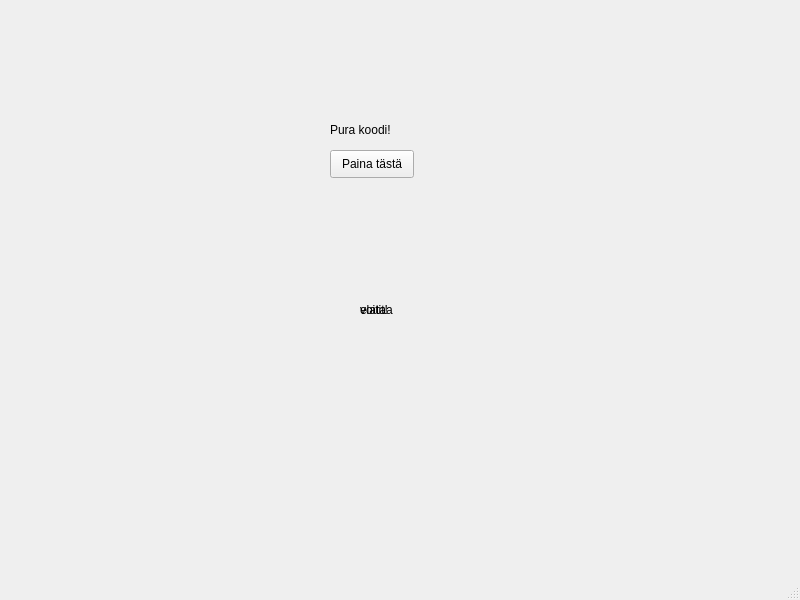
<?xml version="1.0" encoding="UTF-8"?>
<ui version="4.0">
 <class>MainWindow</class>
 <widget class="QMainWindow" name="MainWindow">
  <property name="geometry">
   <rect>
    <x>0</x>
    <y>0</y>
    <width>800</width>
    <height>600</height>
   </rect>
  </property>
  <property name="windowTitle">
   <string>MainWindow</string>
  </property>
  <widget class="QWidget" name="centralwidget">
   <widget class="QPushButton" name="pushButton">
    <property name="geometry">
     <rect>
      <x>330</x>
      <y>150</y>
      <width>84</width>
      <height>28</height>
     </rect>
    </property>
    <property name="text">
     <string>Paina tästä</string>
    </property>
   </widget>
   <widget class="QLabel" name="label">
    <property name="geometry">
     <rect>
      <x>360</x>
      <y>300</y>
      <width>91</width>
      <height>20</height>
     </rect>
    </property>
    <property name="frameShape">
     <enum>QFrame::NoFrame</enum>
    </property>
    <property name="text">
     <string>elataa</string>
    </property>
   </widget>
   <widget class="QLabel" name="label_2">
    <property name="geometry">
     <rect>
      <x>360</x>
      <y>300</y>
      <width>63</width>
      <height>20</height>
     </rect>
    </property>
    <property name="text">
     <string>voitit!</string>
    </property>
   </widget>
   <widget class="QLabel" name="label_3">
    <property name="geometry">
     <rect>
      <x>330</x>
      <y>120</y>
      <width>101</width>
      <height>20</height>
     </rect>
    </property>
    <property name="text">
     <string>Pura koodi!</string>
    </property>
   </widget>
  </widget>
  <widget class="QMenuBar" name="menubar">
   <property name="geometry">
    <rect>
     <x>0</x>
     <y>0</y>
     <width>800</width>
     <height>25</height>
    </rect>
   </property>
  </widget>
  <widget class="QStatusBar" name="statusbar"/>
 </widget>
 <resources/>
 <connections>
  <connection>
   <sender>pushButton</sender>
   <signal>clicked()</signal>
   <receiver>pushButton</receiver>
   <slot>animateClick()</slot>
   <hints>
    <hint type="sourcelabel">
     <x>388</x>
     <y>193</y>
    </hint>
    <hint type="destinationlabel">
     <x>388</x>
     <y>193</y>
    </hint>
   </hints>
  </connection>
  <connection>
   <sender>pushButton</sender>
   <signal>clicked(bool)</signal>
   <receiver>pushButton</receiver>
   <slot>toggle()</slot>
   <hints>
    <hint type="sourcelabel">
     <x>354</x>
     <y>187</y>
    </hint>
    <hint type="destinationlabel">
     <x>354</x>
     <y>187</y>
    </hint>
   </hints>
  </connection>
  <connection>
   <sender>pushButton</sender>
   <signal>clicked(bool)</signal>
   <receiver>label</receiver>
   <slot>clear()</slot>
   <hints>
    <hint type="sourcelabel">
     <x>375</x>
     <y>202</y>
    </hint>
    <hint type="destinationlabel">
     <x>371</x>
     <y>329</y>
    </hint>
   </hints>
  </connection>
 </connections>
</ui>
